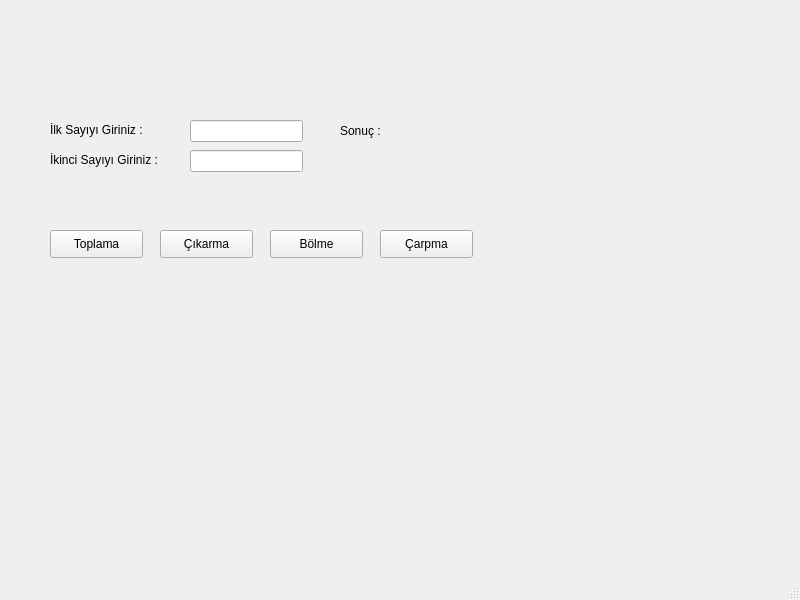
<?xml version="1.0" encoding="UTF-8"?>
<ui version="4.0">
 <class>MainWindow</class>
 <widget class="QMainWindow" name="MainWindow">
  <property name="geometry">
   <rect>
    <x>0</x>
    <y>0</y>
    <width>800</width>
    <height>600</height>
   </rect>
  </property>
  <property name="windowTitle">
   <string>MainWindow</string>
  </property>
  <widget class="QWidget" name="centralwidget">
   <widget class="QLabel" name="label">
    <property name="geometry">
     <rect>
      <x>50</x>
      <y>120</y>
      <width>121</width>
      <height>20</height>
     </rect>
    </property>
    <property name="text">
     <string>İlk Sayıyı Giriniz : </string>
    </property>
   </widget>
   <widget class="QLabel" name="label_2">
    <property name="geometry">
     <rect>
      <x>50</x>
      <y>150</y>
      <width>121</width>
      <height>20</height>
     </rect>
    </property>
    <property name="text">
     <string>İkinci Sayıyı Giriniz : </string>
    </property>
   </widget>
   <widget class="QLineEdit" name="ilksayi">
    <property name="geometry">
     <rect>
      <x>190</x>
      <y>120</y>
      <width>113</width>
      <height>22</height>
     </rect>
    </property>
   </widget>
   <widget class="QLineEdit" name="ikincisayi">
    <property name="geometry">
     <rect>
      <x>190</x>
      <y>150</y>
      <width>113</width>
      <height>22</height>
     </rect>
    </property>
   </widget>
   <widget class="QPushButton" name="toplama_btn">
    <property name="geometry">
     <rect>
      <x>50</x>
      <y>230</y>
      <width>93</width>
      <height>28</height>
     </rect>
    </property>
    <property name="text">
     <string>Toplama</string>
    </property>
   </widget>
   <widget class="QPushButton" name="cikarma_btn">
    <property name="geometry">
     <rect>
      <x>160</x>
      <y>230</y>
      <width>93</width>
      <height>28</height>
     </rect>
    </property>
    <property name="text">
     <string>Çıkarma</string>
    </property>
   </widget>
   <widget class="QPushButton" name="bolme_btn">
    <property name="geometry">
     <rect>
      <x>270</x>
      <y>230</y>
      <width>93</width>
      <height>28</height>
     </rect>
    </property>
    <property name="text">
     <string>Bölme</string>
    </property>
   </widget>
   <widget class="QPushButton" name="carpma_btn">
    <property name="geometry">
     <rect>
      <x>380</x>
      <y>230</y>
      <width>93</width>
      <height>28</height>
     </rect>
    </property>
    <property name="text">
     <string>Çarpma</string>
    </property>
   </widget>
   <widget class="QLabel" name="sonuc_lbl">
    <property name="geometry">
     <rect>
      <x>340</x>
      <y>120</y>
      <width>191</width>
      <height>21</height>
     </rect>
    </property>
    <property name="text">
     <string>Sonuç : </string>
    </property>
   </widget>
  </widget>
  <widget class="QMenuBar" name="menubar">
   <property name="geometry">
    <rect>
     <x>0</x>
     <y>0</y>
     <width>800</width>
     <height>26</height>
    </rect>
   </property>
  </widget>
  <widget class="QStatusBar" name="statusbar"/>
 </widget>
 <resources/>
 <connections/>
</ui>
